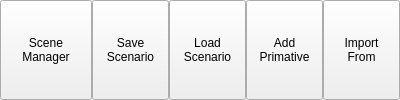
              <widget class="QWidget" name="widget_34" native="true">
               <property name="minimumSize">
                <size>
                 <width>400</width>
                 <height>0</height>
                </size>
               </property>
               <property name="maximumSize">
                <size>
                 <width>2000</width>
                 <height>16777210</height>
                </size>
               </property>
               <layout class="QHBoxLayout" name="horizontalLayout_36">
                <property name="spacing">
                 <number>0</number>
                </property>
                <property name="leftMargin">
                 <number>0</number>
                </property>
                <property name="topMargin">
                 <number>0</number>
                </property>
                <property name="rightMargin">
                 <number>0</number>
                </property>
                <property name="bottomMargin">
                 <number>0</number>
                </property>
                <item>
                 <widget class="QToolButton" name="scene_manager_button_2">
                  <property name="sizePolicy">
                   <sizepolicy hsizetype="Preferred" vsizetype="Preferred">
                    <horstretch>0</horstretch>
                    <verstretch>0</verstretch>
                   </sizepolicy>
                  </property>
                  <property name="toolTip">
                   <string>&lt;html&gt;&lt;head/&gt;&lt;body&gt;&lt;p&gt;Undo Last Command&lt;/p&gt;&lt;/body&gt;&lt;/html&gt;</string>
                  </property>
                  <property name="text">
                   <string>Scene
Manager</string>
                  </property>
                  <property name="icon">
                   <iconset resource="../resources.qrc">
                    <normaloff>:/icons/icons8-edit-property-48.png</normaloff>:/icons/icons8-edit-property-48.png</iconset>
                  </property>
                  <property name="iconSize">
                   <size>
                    <width>40</width>
                    <height>46</height>
                   </size>
                  </property>
                  <property name="toolButtonStyle">
                   <enum>Qt::ToolButtonStyle::ToolButtonTextUnderIcon</enum>
                  </property>
                 </widget>
                </item>
                <item>
                 <widget class="QToolButton" name="save_scenario_button">
                  <property name="sizePolicy">
                   <sizepolicy hsizetype="Preferred" vsizetype="Expanding">
                    <horstretch>0</horstretch>
                    <verstretch>0</verstretch>
                   </sizepolicy>
                  </property>
                  <property name="minimumSize">
                   <size>
                    <width>77</width>
                    <height>32</height>
                   </size>
                  </property>
                  <property name="maximumSize">
                   <size>
                    <width>77</width>
                    <height>16777215</height>
                   </size>
                  </property>
                  <property name="text">
                   <string>Save
Scenario</string>
                  </property>
                  <property name="icon">
                   <iconset resource="../resources.qrc">
                    <normaloff>:/icons/icons8-save-48.png</normaloff>:/icons/icons8-save-48.png</iconset>
                  </property>
                  <property name="iconSize">
                   <size>
                    <width>36</width>
                    <height>36</height>
                   </size>
                  </property>
                  <property name="checkable">
                   <bool>true</bool>
                  </property>
                  <property name="toolButtonStyle">
                   <enum>Qt::ToolButtonStyle::ToolButtonTextUnderIcon</enum>
                  </property>
                 </widget>
                </item>
                <item>
                 <widget class="QToolButton" name="load_scenario_button">
                  <property name="sizePolicy">
                   <sizepolicy hsizetype="Preferred" vsizetype="Expanding">
                    <horstretch>0</horstretch>
                    <verstretch>0</verstretch>
                   </sizepolicy>
                  </property>
                  <property name="maximumSize">
                   <size>
                    <width>77</width>
                    <height>16777215</height>
                   </size>
                  </property>
                  <property name="text">
                   <string>Load
Scenario</string>
                  </property>
                  <property name="icon">
                   <iconset resource="../resources.qrc">
                    <normaloff>:/icons/icons8-open-document-48.png</normaloff>:/icons/icons8-open-document-48.png</iconset>
                  </property>
                  <property name="iconSize">
                   <size>
                    <width>36</width>
                    <height>36</height>
                   </size>
                  </property>
                  <property name="toolButtonStyle">
                   <enum>Qt::ToolButtonStyle::ToolButtonTextUnderIcon</enum>
                  </property>
                 </widget>
                </item>
                <item>
                 <widget class="QToolButton" name="add_primative_button_2">
                  <property name="sizePolicy">
                   <sizepolicy hsizetype="Fixed" vsizetype="Preferred">
                    <horstretch>0</horstretch>
                    <verstretch>0</verstretch>
                   </sizepolicy>
                  </property>
                  <property name="minimumSize">
                   <size>
                    <width>77</width>
                    <height>32</height>
                   </size>
                  </property>
                  <property name="toolTip">
                   <string>&lt;html&gt;&lt;head/&gt;&lt;body&gt;&lt;p&gt;Save Project to Computer&lt;/p&gt;&lt;/body&gt;&lt;/html&gt;</string>
                  </property>
                  <property name="text">
                   <string>Add
Primative</string>
                  </property>
                  <property name="icon">
                   <iconset resource="../resources.qrc">
                    <normaloff>:/icons/addPrimative.png</normaloff>:/icons/addPrimative.png</iconset>
                  </property>
                  <property name="iconSize">
                   <size>
                    <width>36</width>
                    <height>36</height>
                   </size>
                  </property>
                  <property name="toolButtonStyle">
                   <enum>Qt::ToolButtonStyle::ToolButtonTextUnderIcon</enum>
                  </property>
                 </widget>
                </item>
                <item>
                 <widget class="QToolButton" name="import_from_button_2">
                  <property name="sizePolicy">
                   <sizepolicy hsizetype="Preferred" vsizetype="Preferred">
                    <horstretch>0</horstretch>
                    <verstretch>0</verstretch>
                   </sizepolicy>
                  </property>
                  <property name="maximumSize">
                   <size>
                    <width>77</width>
                    <height>16777215</height>
                   </size>
                  </property>
                  <property name="text">
                   <string>Import
From</string>
                  </property>
                  <property name="icon">
                   <iconset resource="../resources.qrc">
                    <normaloff>:/icons/icons8-insert-clip-48.png</normaloff>:/icons/icons8-insert-clip-48.png</iconset>
                  </property>
                  <property name="iconSize">
                   <size>
                    <width>40</width>
                    <height>40</height>
                   </size>
                  </property>
                  <property name="toolButtonStyle">
                   <enum>Qt::ToolButtonStyle::ToolButtonTextUnderIcon</enum>
                  </property>
                 </widget>
                </item>
               </layout>
              </widget>
